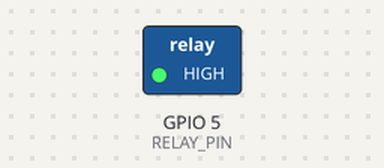
The program below on a simulated ESP32 board running MicroPython. Parts: switched loads named in the program (green lamp = pin HIGH). Dashed ring = blinking. What the program prints to the serial console is not drawn.

Above: at 0.5 s.
Timing chart, 0 to 4.6 s (numbered marks = the images above):
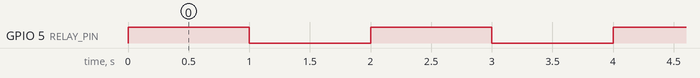

Measured:
- by itself, GPIO 5 (RELAY_PIN): alternates HIGH for 1.0 s and LOW for 1.0 s

The program:

KY019_5V_Relay.py
```python
# KY-019 5V Relay Module demo
import machine
import time

RELAY_PIN = machine.Pin(5, machine.Pin.OUT)

while True:
    RELAY_PIN.value(1)
    print("Relay is ON")
    time.sleep(1)
    RELAY_PIN.value(0)
    print("Relay is OFF")
    time.sleep(1)
```
